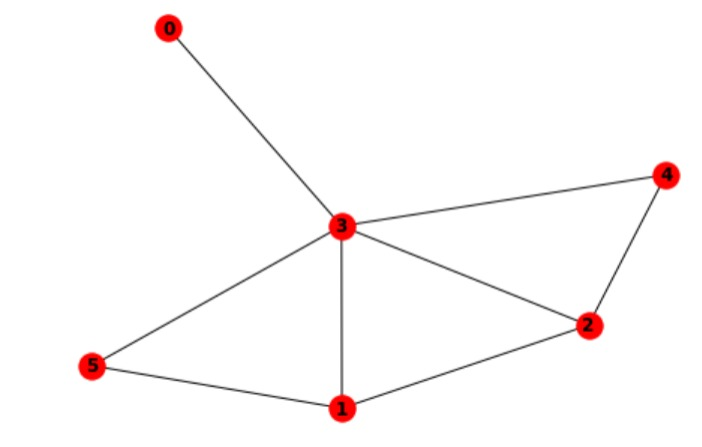
#> input picture graph.jpeg, 702 x 447 px
$ python GRP.py
#> lines starting #> are read from the running program, lines starting #| are printed output that depends on the picture; after the words box and inside, x2 and y2 are one past the last pixel; in counts of white or black regions, pixels touching at a corner belong together
import cv2
import numpy as np
image =  cv2.imread("graph.jpeg")
#> image is the input picture: shape (447, 702, 3); mean B, G, R 249.9, 249.9, 252.3
#Convert to grayscale
grayscale_image = cv2.cvtColor(image, cv2.COLOR_BGR2GRAY)

#Apply thresholding
_, thresholded_image = cv2.threshold(grayscale_image,130,255,cv2.THRESH_BINARY)
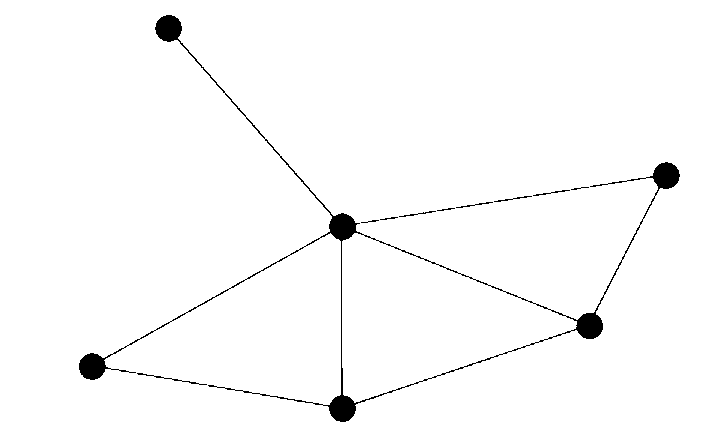
#> thresholded_image: shape (447, 702); 98.2% white; 10 black regions

#Find Contours
contours, _ = cv2.findContours(thresholded_image, cv2.RETR_TREE, cv2.CHAIN_APPROX_SIMPLE)
#> contours = 131 contours, 62 with area under 20; largest, box (x1, y1, x2, y2) and area: (0, 0, 702, 447) 312646, (279, 155, 388, 423) 1854, (154, 14, 226, 94) 752, (565, 294, 605, 340) 674, (78, 352, 114, 381) 630

# Draw contours on the original image
cv2.drawContours(image, contours, -1, (0, 255, 0), 2)
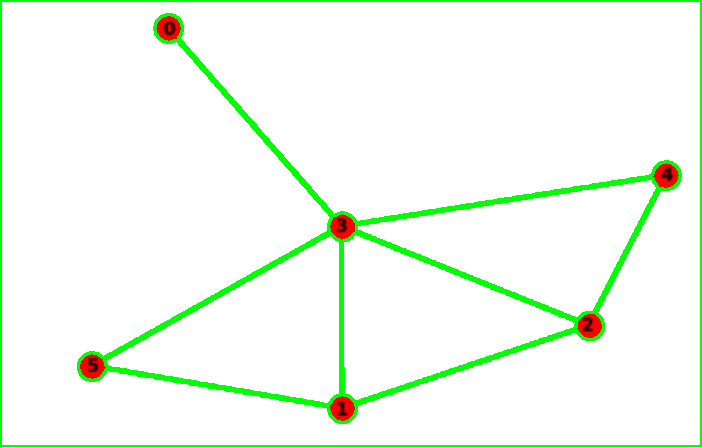
#> image: shape (447, 702, 3); 5.21% of pixels changed, all inside (x1, y1, x2, y2) = (0, 0, 702, 447)

#Draw edge mask
edge_contours = []
for contour in contours:
    edge_contours.append(contour)
#> this loop made 131 passes
#> contour on pass 1: [[0, 0], [0, 446], [701, 446], [701, 0]]
#> after the loop, edge_contours has the same summary as contours
edge_mask = np.zeros_like(grayscale_image)
cv2.drawContours(edge_mask, edge_contours, -1, 255, thickness=1)
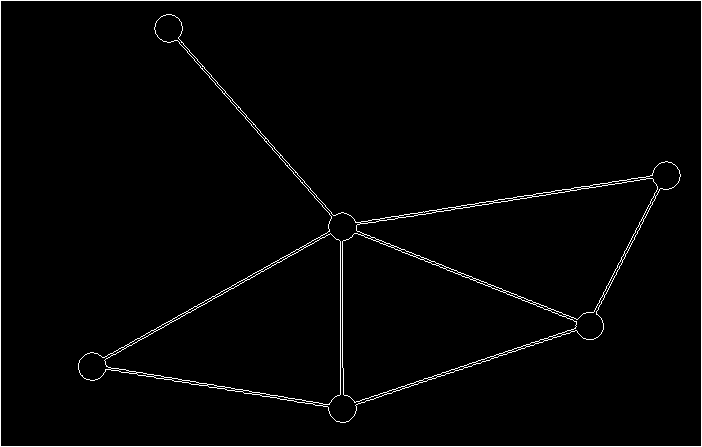
#> edge_mask: shape (447, 702); 1.9% white in thin lines or dots
#negative_edge_mask = cv2.bitwise_not(edge_mask)

# Hough Circle Transform
circles = cv2.HoughCircles(grayscale_image, cv2.HOUGH_GRADIENT, dp=1, minDist=20, param1=50, param2=30, minRadius=5, maxRadius=30)
#> circles = [[589.5, 325.5, 13.4], [665.5, 175.5, 13.4], [168.5, 27.5, 14.1], [341.5, 408.5, 13.2], [341.5, 226.5, 13.2], [91.5, 365.5, 14]]

detected_nodes = []
node_mask = np.ones_like(grayscale_image)
centres = []

if circles is not None:
    circles = np.uint16(np.around(circles))
#> circles = [[590, 326, 13], [666, 176, 13], [168, 28, 14], [342, 408, 13], [342, 226, 13], [92, 366, 14]]
    for circle in circles[0, :]:
        # Draw detected circles
        center = (circle[0], circle[1])
        centres.append(center)
        radius = circle[2]
        cv2.circle(image, center, radius, (0, 255, 0), 2)
        cv2.circle(node_mask,center,radius, (255, 0, 0), 5)
        detected_nodes.append(center)
#> this loop made 6 passes
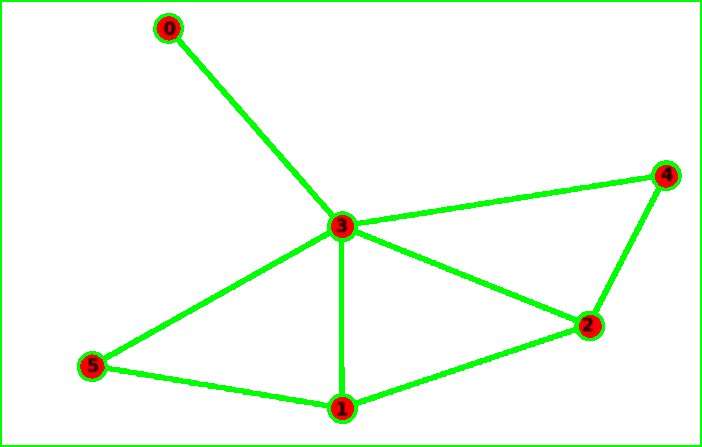
#> image: shape (447, 702, 3); 0.05% of pixels changed, all inside (x1, y1, x2, y2) = (95, 31, 679, 421)
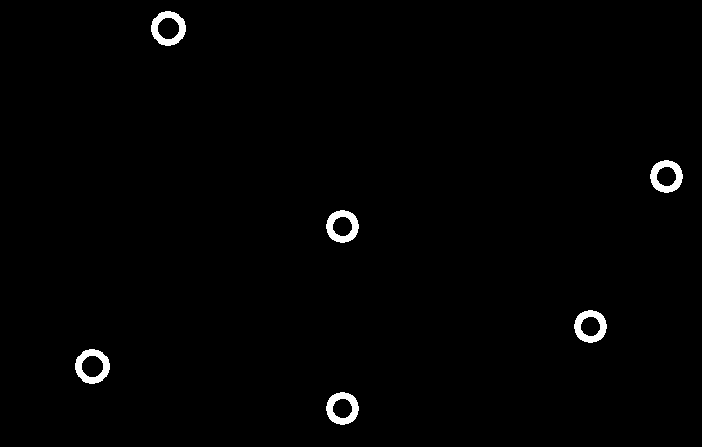
#> node_mask: shape (447, 702); values 1 (black) and 255 (white), 1.1% white; 6 white regions, box (x1, y1, x2, y2) and area: (151, 11, 186, 46) 594, (75, 349, 110, 384) 594, (650, 160, 683, 193) 562, (326, 210, 359, 243) 562, (574, 310, 607, 343) 562, (326, 392, 359, 425) 562
#> after the loop, centres = [(590, 326), (666, 176), (168, 28), (342, 408), (342, 226), (92, 366)]; detected_nodes has the same summary as centres

def distance(p1,p2):
    dist = np.sqrt((p1[0]-p2[0])**2 + (p2[1]-p2[1])**2)
    return dist


num_nodes = len(centres)
#> num_nodes = 6
adj_matrix = np.zeros((num_nodes,num_nodes))

for i in range(num_nodes):
    for j in range(num_nodes):
        if i!=j:
            node_i = centres[i]
            node_j = centres[j]
            min_distance = (distance(node_i,node_j))
            if min_distance < 20:
                adj_matrix[i][j] = 1
#> after the loop, adj_matrix = [[0, 0, 0, 0, 0, 0], [0, 0, 0, 0, 0, 0], [0, 0, 0, 0, 0, 0], [0, 0, 0, 0, 1, 0], [0, 0, 0, 1, 0, 0], [0, 0, 0, 0, 0, 0]]

print("Adjacency Matrix: ")
print("x-coordinate of 4th node is: ", centres[3][0])
#| x-coordinate of 4th node is:  342
print(adj_matrix)
#| [[0. 0. 0. 0. 0. 0.]
#|  [0. 0. 0. 0. 0. 0.]
#|  [0. 0. 0. 0. 0. 0.]
#|  [0. 0. 0. 0. 1. 0.]
#|  [0. 0. 0. 1. 0. 0.]
#|  [0. 0. 0. 0. 0. 0.]]
'''
417
'''

cv2.imshow("Thresh",node_mask)

print(centres)
#| [(590, 326), (666, 176), (168, 28), (342, 408), (342, 226), (92, 366)]

'''
matrix = np.subtract(grayscale_image,negative_edge_mask)
cv2.imshow("graph",matrix)
'''

#node_mask = np.zeros_like(grayscale_image)
cv2.imwrite('edge_mask.png', edge_mask)
cv2.imwrite('node_mask.png', node_mask)
'''# Separate contours into edges and nodes
edge_contours = []
for contour in contours:
    # Calculate the area of each contour
    area = cv2.contourArea(contour)
    # If the area is below a certain threshold, consider it as a node contour
    if area > 500:
        edge_contours.append(contour)

# Create separate masks for edges and nodes
edge_mask = np.zeros_like(grayscale_image)
#node_mask = np.zeros_like(grayscale_image)
cv2.drawContours(edge_mask, edge_contours, -1, 255, thickness=cv2.FILLED)

# Invert the edge mask
#edge_mask = cv2.bitwise_not(edge_mask)

# Write edge and node masks to separate image files
cv2.imwrite('edge_mask.png', edge_mask)
'''

# Display the processed image
cv2.imshow('Processed Image',image)
cv2.waitKey(0)
cv2.destroyAllWindows()
cv2.imwrite('processed_image.png', image)
